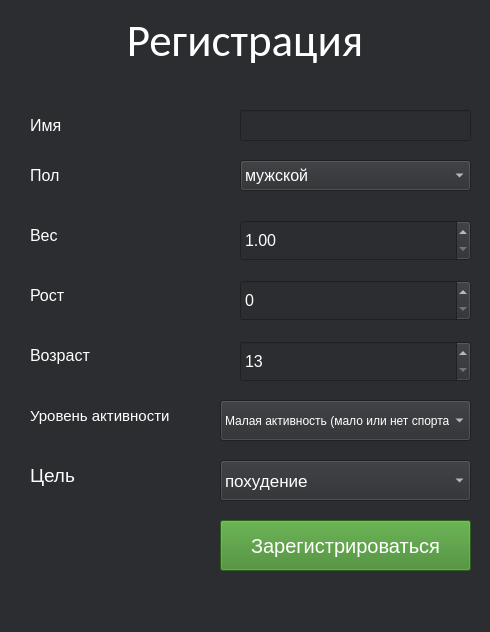
<?xml version="1.0" encoding="UTF-8"?>
<ui version="4.0">
 <class>Registration</class>
 <widget class="QMainWindow" name="Registration">
  <property name="geometry">
   <rect>
    <x>0</x>
    <y>0</y>
    <width>490</width>
    <height>632</height>
   </rect>
  </property>
  <property name="minimumSize">
   <size>
    <width>490</width>
    <height>632</height>
   </size>
  </property>
  <property name="maximumSize">
   <size>
    <width>490</width>
    <height>632</height>
   </size>
  </property>
  <property name="font">
   <font>
    <pointsize>15</pointsize>
   </font>
  </property>
  <property name="windowTitle">
   <string>MainWindow</string>
  </property>
  <property name="styleSheet">
   <string notr="true">background-color:#2B2D30;</string>
  </property>
  <widget class="QWidget" name="centralwidget">
   <widget class="QLabel" name="label">
    <property name="geometry">
     <rect>
      <x>0</x>
      <y>0</y>
      <width>490</width>
      <height>81</height>
     </rect>
    </property>
    <property name="font">
     <font>
      <family>Calibri</family>
      <pointsize>34</pointsize>
      <weight>50</weight>
      <bold>false</bold>
      <kerning>true</kerning>
     </font>
    </property>
    <property name="styleSheet">
     <string notr="true">color: rgb(255, 255, 255);
border: 20px;
border-color: rgb(60, 133, 39);</string>
    </property>
    <property name="text">
     <string>Регистрация</string>
    </property>
    <property name="alignment">
     <set>Qt::AlignCenter</set>
    </property>
   </widget>
   <widget class="QPushButton" name="Button">
    <property name="geometry">
     <rect>
      <x>220</x>
      <y>520</y>
      <width>251</width>
      <height>51</height>
     </rect>
    </property>
    <property name="font">
     <font>
      <pointsize>15</pointsize>
     </font>
    </property>
    <property name="styleSheet">
     <string notr="true">background-color: rgb(60, 133, 39);
color: rgb(255, 255, 255);</string>
    </property>
    <property name="text">
     <string>Зарегистрироваться</string>
    </property>
   </widget>
   <widget class="QLineEdit" name="name">
    <property name="geometry">
     <rect>
      <x>240</x>
      <y>110</y>
      <width>231</width>
      <height>31</height>
     </rect>
    </property>
    <property name="font">
     <font>
      <pointsize>12</pointsize>
     </font>
    </property>
    <property name="styleSheet">
     <string notr="true">color: rgb(255, 255, 255);</string>
    </property>
   </widget>
   <widget class="QLabel" name="label_2">
    <property name="geometry">
     <rect>
      <x>30</x>
      <y>110</y>
      <width>191</width>
      <height>31</height>
     </rect>
    </property>
    <property name="font">
     <font>
      <pointsize>12</pointsize>
      <weight>50</weight>
      <bold>false</bold>
     </font>
    </property>
    <property name="styleSheet">
     <string notr="true">color: rgb(255, 255, 255);</string>
    </property>
    <property name="text">
     <string>Имя</string>
    </property>
   </widget>
   <widget class="QLabel" name="label_3">
    <property name="geometry">
     <rect>
      <x>30</x>
      <y>160</y>
      <width>191</width>
      <height>31</height>
     </rect>
    </property>
    <property name="font">
     <font>
      <pointsize>12</pointsize>
      <weight>50</weight>
      <bold>false</bold>
     </font>
    </property>
    <property name="styleSheet">
     <string notr="true">color: rgb(255, 255, 255);</string>
    </property>
    <property name="text">
     <string>Пол</string>
    </property>
   </widget>
   <widget class="QLabel" name="label_4">
    <property name="geometry">
     <rect>
      <x>30</x>
      <y>220</y>
      <width>191</width>
      <height>31</height>
     </rect>
    </property>
    <property name="font">
     <font>
      <pointsize>12</pointsize>
      <weight>50</weight>
      <bold>false</bold>
     </font>
    </property>
    <property name="styleSheet">
     <string notr="true">color: rgb(255, 255, 255);</string>
    </property>
    <property name="text">
     <string>Вес</string>
    </property>
   </widget>
   <widget class="QDoubleSpinBox" name="weight">
    <property name="geometry">
     <rect>
      <x>240</x>
      <y>220</y>
      <width>231</width>
      <height>41</height>
     </rect>
    </property>
    <property name="font">
     <font>
      <pointsize>12</pointsize>
     </font>
    </property>
    <property name="styleSheet">
     <string notr="true">border-color: rgb(255, 255, 255);
color: rgb(255, 255, 255);</string>
    </property>
    <property name="minimum">
     <double>1.000000000000000</double>
    </property>
    <property name="maximum">
     <double>300.990000000000009</double>
    </property>
   </widget>
   <widget class="QLabel" name="label_5">
    <property name="geometry">
     <rect>
      <x>30</x>
      <y>280</y>
      <width>191</width>
      <height>31</height>
     </rect>
    </property>
    <property name="font">
     <font>
      <pointsize>12</pointsize>
      <weight>50</weight>
      <bold>false</bold>
     </font>
    </property>
    <property name="styleSheet">
     <string notr="true">color: rgb(255, 255, 255);</string>
    </property>
    <property name="text">
     <string>Рост</string>
    </property>
   </widget>
   <widget class="QLabel" name="label_6">
    <property name="geometry">
     <rect>
      <x>30</x>
      <y>340</y>
      <width>191</width>
      <height>31</height>
     </rect>
    </property>
    <property name="font">
     <font>
      <pointsize>12</pointsize>
      <weight>50</weight>
      <bold>false</bold>
     </font>
    </property>
    <property name="styleSheet">
     <string notr="true">color: rgb(255, 255, 255);</string>
    </property>
    <property name="text">
     <string>Возраст</string>
    </property>
   </widget>
   <widget class="QLabel" name="label_7">
    <property name="geometry">
     <rect>
      <x>30</x>
      <y>400</y>
      <width>171</width>
      <height>31</height>
     </rect>
    </property>
    <property name="font">
     <font>
      <pointsize>11</pointsize>
      <weight>50</weight>
      <bold>false</bold>
     </font>
    </property>
    <property name="styleSheet">
     <string notr="true">color: rgb(255, 255, 255);</string>
    </property>
    <property name="text">
     <string>Уровень активности</string>
    </property>
   </widget>
   <widget class="QComboBox" name="activity">
    <property name="geometry">
     <rect>
      <x>220</x>
      <y>400</y>
      <width>251</width>
      <height>41</height>
     </rect>
    </property>
    <property name="font">
     <font>
      <pointsize>9</pointsize>
     </font>
    </property>
    <property name="styleSheet">
     <string notr="true">border-color: rgb(255, 255, 255);
color: rgb(255, 255, 255);</string>
    </property>
    <item>
     <property name="text">
      <string>Малая активность (мало или нет спорта)</string>
     </property>
    </item>
    <item>
     <property name="text">
      <string>Невысокая активность (спорт 1-3 дня в неделю)</string>
     </property>
    </item>
    <item>
     <property name="text">
      <string>Умеренная активность (спорт 3-5 дней в неделю)</string>
     </property>
    </item>
    <item>
     <property name="text">
      <string>Высокая активность (спорт 6-7 дней в неделю)</string>
     </property>
    </item>
    <item>
     <property name="text">
      <string>Очень высокая активность (тяжёлые физические упражнения)</string>
     </property>
    </item>
   </widget>
   <widget class="QComboBox" name="male">
    <property name="geometry">
     <rect>
      <x>240</x>
      <y>160</y>
      <width>231</width>
      <height>31</height>
     </rect>
    </property>
    <property name="font">
     <font>
      <pointsize>12</pointsize>
     </font>
    </property>
    <property name="styleSheet">
     <string notr="true">border-color: rgb(255, 255, 255);
color: rgb(255, 255, 255);</string>
    </property>
    <item>
     <property name="text">
      <string>мужской</string>
     </property>
    </item>
    <item>
     <property name="text">
      <string>женский</string>
     </property>
    </item>
   </widget>
   <widget class="QComboBox" name="target">
    <property name="geometry">
     <rect>
      <x>220</x>
      <y>460</y>
      <width>251</width>
      <height>41</height>
     </rect>
    </property>
    <property name="font">
     <font>
      <pointsize>13</pointsize>
     </font>
    </property>
    <property name="styleSheet">
     <string notr="true">border-color: rgb(255, 255, 255);
color: rgb(255, 255, 255);</string>
    </property>
    <item>
     <property name="text">
      <string>похудение</string>
     </property>
    </item>
    <item>
     <property name="text">
      <string>удержание веса</string>
     </property>
    </item>
    <item>
     <property name="text">
      <string>набор массы</string>
     </property>
    </item>
   </widget>
   <widget class="QLabel" name="label_8">
    <property name="geometry">
     <rect>
      <x>30</x>
      <y>460</y>
      <width>171</width>
      <height>31</height>
     </rect>
    </property>
    <property name="font">
     <font>
      <pointsize>14</pointsize>
      <weight>50</weight>
      <bold>false</bold>
     </font>
    </property>
    <property name="styleSheet">
     <string notr="true">color: rgb(255, 255, 255);</string>
    </property>
    <property name="text">
     <string>Цель</string>
    </property>
   </widget>
   <widget class="QSpinBox" name="age">
    <property name="geometry">
     <rect>
      <x>240</x>
      <y>341</y>
      <width>231</width>
      <height>41</height>
     </rect>
    </property>
    <property name="font">
     <font>
      <pointsize>12</pointsize>
     </font>
    </property>
    <property name="styleSheet">
     <string notr="true">border-color: rgb(255, 255, 255);
color: rgb(255, 255, 255);</string>
    </property>
    <property name="minimum">
     <number>13</number>
    </property>
    <property name="maximum">
     <number>300</number>
    </property>
   </widget>
   <widget class="QSpinBox" name="height">
    <property name="geometry">
     <rect>
      <x>240</x>
      <y>280</y>
      <width>231</width>
      <height>41</height>
     </rect>
    </property>
    <property name="font">
     <font>
      <pointsize>12</pointsize>
     </font>
    </property>
    <property name="styleSheet">
     <string notr="true">border-color: rgb(255, 255, 255);
color: rgb(255, 255, 255);</string>
    </property>
    <property name="maximum">
     <number>300</number>
    </property>
   </widget>
  </widget>
  <widget class="QMenuBar" name="menubar">
   <property name="geometry">
    <rect>
     <x>0</x>
     <y>0</y>
     <width>490</width>
     <height>21</height>
    </rect>
   </property>
  </widget>
  <widget class="QStatusBar" name="statusbar"/>
 </widget>
 <resources/>
 <connections/>
</ui>
